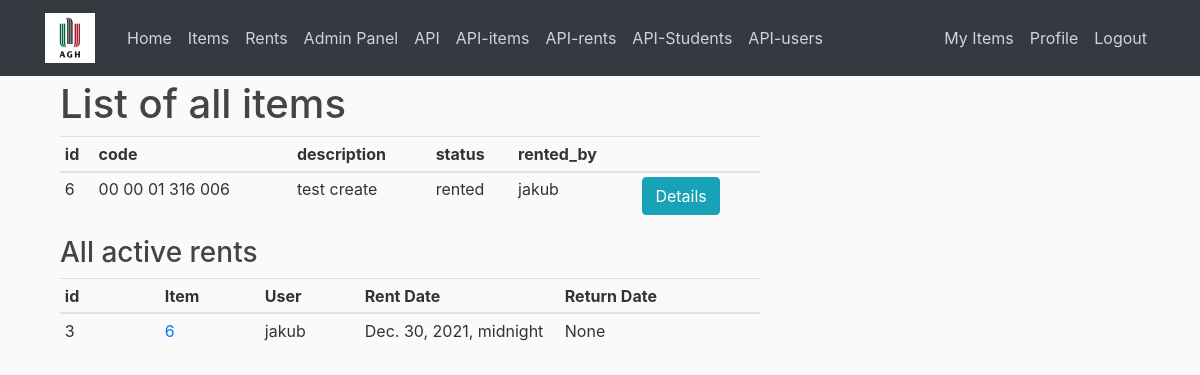
Screenshot of /items/user/ (signed in) with the database file from the repository.
### items/models.py (models this page shows, shortened)
class Item(models.Model):
    ITEM_STATUS = (
        ('rented','Rented'),
        ('available','Available'),
        ('missing','Missing'),
    )
    university_number   = models.CharField(max_length=2, null=True)
    building_number     = models.CharField(max_length=2, null=True)
    faculty_number      = models.CharField(max_length=2, null=True)
    room_number         = models.CharField(max_length=3, null=True)
    item_number         = models.CharField(max_length=3, unique=True)
    description         = models.CharField(max_length=50)
    status              = models.CharField(choices=ITEM_STATUS, default='available', max_length=30)
    rented_by           = models.ForeignKey(settings.AUTH_USER_MODEL, null=True, blank=True, on_delete=models.CASCADE)
    def __str__(self):
        return f'{self.pk}'

class ItemRent(models.Model):
    item_id = models.ForeignKey(Item, on_delete=models.CASCADE)
    user_id = models.ForeignKey(settings.AUTH_USER_MODEL, on_delete=models.CASCADE)
    rent_date = models.DateTimeField(name='rent_date')
    return_date = models.DateTimeField(name='return_date', null=True, blank=True)
    is_archived = models.BooleanField(default=False)

### items/views.py (the view)
# urls.py: path('items/user/', items_views.UserItemListView.as_view(), name='items-user'),
class UserItemListView(ItemListView):
    template_name = 'items/items_user.html'
    def get_queryset(self):
        queryset = {
            'items': Item.objects.filter(rented_by = self.request.user).all(),
            'rents': ItemRent.objects.filter(user_id = self.request.user).all(),
            'teacher_permission': _has_group_permission(self.request.user, ['Teacher', 'admin'])
        }
        return queryset

### items/api/permissons.py (called while the page is built)
def _is_in_group(user, group_name):
    if user.is_superuser:
        return True
    try:
        return Group.objects.get(name=group_name).user_set.filter(id=user.id).exists()
    except Group.DoesNotExist:
        return None

def _has_group_permission(user, required_groups):
    return any([_is_in_group(user, group_name) for group_name in required_groups])

### items/templatetags/usertags.py (called while the page is built)
@register.filter(name='has_group')
def has_group(user, group_name):
    group = Group.objects.get(name=group_name)
    return True if group in user.groups.all() else False

### items/templates/items/items_user.html
{% extends 'items/base.html' %}
{% block content %}
<div class="container">
    <h1>List of all items</h1>
    <table class="table table-sm">
        <thead>
            <tr>
              <th scope="col">id</th>
              <th scope="col">code</th>
              <th scope="col">description</th>
              <th scope="col">status</th>
              <th scope="col">rented_by</th>
              <th scope="col">
            </tr>
        </thead>
        <tbody>
            {% for item in items.items %}
                <tr>
                    <td>{{item.id}}</td>
                    <td>
                        {{item.university_number}} {{item.building_number}} {{item.faculty_number}} {{item.room_number}} {{item.item_number}}
                    </td>
                    <td>{{item.description}}</td>
                    <td>{{item.status}}</td>
                    <td>{{item.rented_by}}</td>
                    <td>
                        <input class="btn btn-info" type="button" value="Details" onclick="location.href='{% url 'items:items-detail' item.id %}'"/>
                    </td>
                </tr>
            {% endfor %}
        </tbody>
    </table>
</div>
<div class="container">
    <table class="table table-sm">
        <thead>
            <h3> All active rents</h3>
            <th class="col-1">id</th>
            <th class="col-1">Item</th>
            <th class="col-1">User</th>
            <th class="col-2">Rent Date</th>
            <th class="col-2">Return Date</th>
        </thead>
        <tbody>
            {% for rent in items.rents %}
            <tr>
                <td>{{rent.pk}}</td>
                <td><a href="{% url 'items:items-detail' rent.item_id %}">{{rent.item_id}}</a></td>
                <td>{{rent.user_id}}</td>
                <td>{{rent.rent_date}}</td>
                <td>{{rent.return_date}}</td>
            </tr>
            {% endfor %}
        </tbody>
    </table>
</div>
{% endblock content %}

### items/static/items/style.css (style rules this page uses)
body { background: #fafafa; color: #333333; margin-top: 5rem; }
h1, h2, h3, h4, h5, h6 { color: #444444; }

### rows the page displays
Item: id "6", university_number "00", building_number "00", faculty_number "01", room_number "316", item_number "006", description "test create", status "rented", rented_by "jakub", id "Details"
ItemRent: pk "3", item_id "6", user_id "jakub", rent_date "Dec. 30, 2021, midnight", return_date "None"
